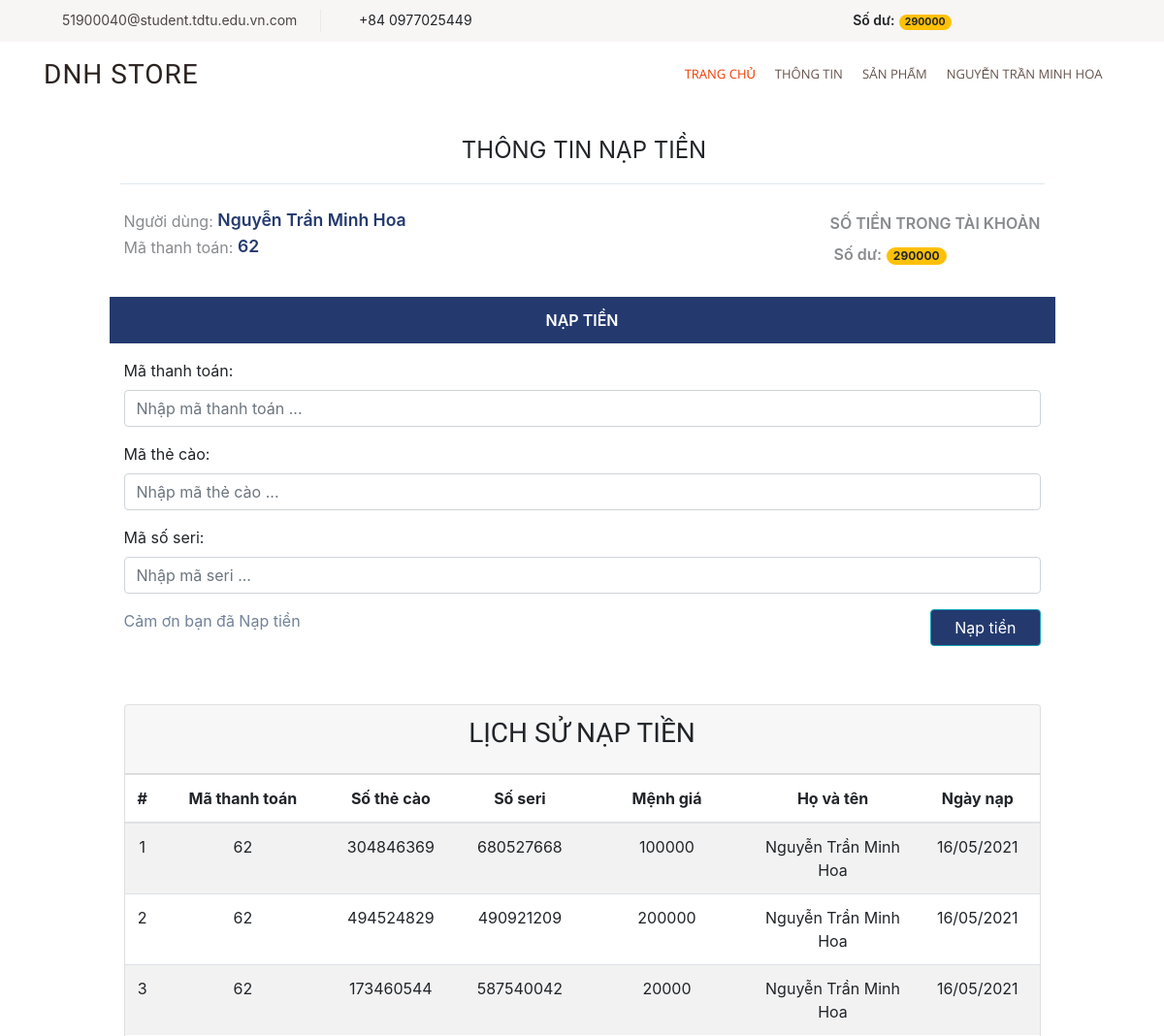
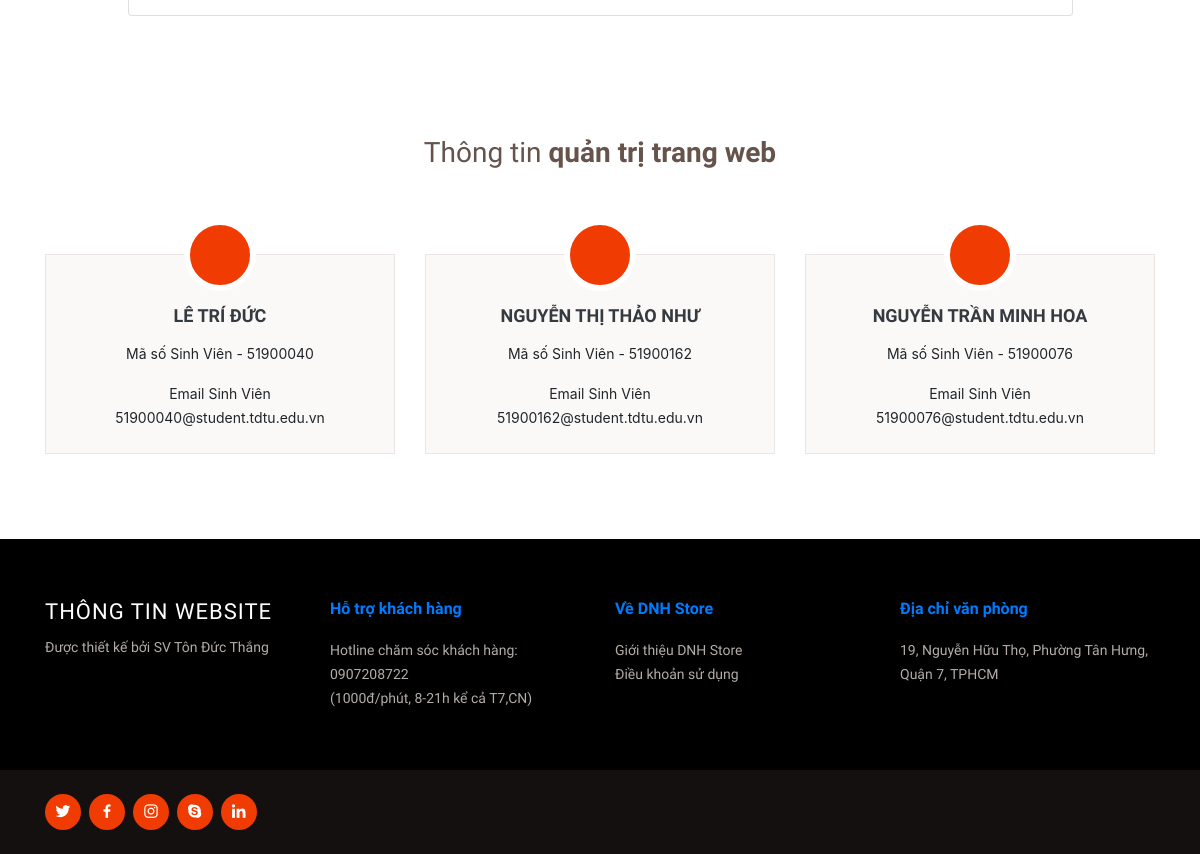
Screenshot of /scorecode/naptien.php (signed in) with the database file from the repository (2 pictures, top to bottom).
### tables this page shows
CREATE TABLE `mobilerecharge` (
  `id_mobilerecharge` int(255) NOT NULL,
  `id_cards` int(11) NOT NULL,
  `id_user` int(255) NOT NULL,
  `mobilerecharge` int(255) NOT NULL,
  `total` int(255) NOT NULL,
  `date` varchar(255) NOT NULL
);

CREATE TABLE `user` (
  `id_user` int(255) NOT NULL,
  `username` varchar(255) NOT NULL,
  `password` varchar(255) NOT NULL,
  `fullname` varchar(255) NOT NULL,
  `email` varchar(255) NOT NULL,
  `address` varchar(255) NOT NULL,
  `phone` varchar(255) NOT NULL,
  `img_avatar` varchar(255) NOT NULL,
  `level` int(1) NOT NULL,
  `status` int(1) NOT NULL
);

CREATE TABLE `cards` (
  `id_cards` int(11) NOT NULL,
  `id_card` int(10) NOT NULL,
  `id_seri` int(10) NOT NULL,
  `price` int(255) NOT NULL
);

### scorecode/naptien.php (the view, shortened to what this page needs)
<?php
include('config.php');
?>
<!DOCTYPE html>
<html lang="en">
<head>
    <link href="assets/vendor/bootstrap/css/bootstrap.min.css" rel="stylesheet">
    <link href="assets/vendor/icofont/icofont.min.css" rel="stylesheet">
    <link href="assets/vendor/boxicons/css/boxicons.min.css" rel="stylesheet">
    <link href="assets/vendor/animate.css/animate.min.css" rel="stylesheet">
    <link href="assets/vendor/venobox/venobox.css" rel="stylesheet">
    <link href="assets/vendor/owl.carousel/assets/owl.carousel.min.css" rel="stylesheet">
    <link href="assets/vendor/aos/aos.css" rel="stylesheet">
    <link rel="stylesheet" href="https://maxcdn.bootstrapcdn.com/bootstrap/4.5.2/css/bootstrap.min.css">
    <link href="assets/css/style.css" rel="stylesheet">
    <link href="http://netdna.bootstrapcdn.com/bootstrap/4.4.1/css/bootstrap.min.css" rel="stylesheet">
</head>
<body>
    <?php if (isset($_SESSION['user'])) {
        include_once('./header_user.php');
    }
    ?>
    <div class="container px-0">
        <div class="row mt-4">
            <div class="col-12 col-lg-10 offset-lg-1">
                <div class="row">
                    <div class="col-12">
                        <div class="text-center text-150">
                            <span class="text-default-d3">THÔNG TIN NẠP TIỀN</span>
                        </div>
                    </div>
                </div>
                <hr class="row brc-default-l1 mx-n1 mb-4" />
                <div class="row">
                    <div class="col-sm-6">
                        <div>
                            <span class="text-sm text-grey-m2 align-middle">Người dùng:</span>
                            <span class="text-600 text-110 text-blue align-middle"> <?php echo $row7['fullname']; ?></span>
                        </div>
                        <div>
                            <span class="text-sm text-grey-m2 align-middle">Mã thanh toán:</span>
                            <span class="text-600 text-110 text-blue align-middle"> <?php echo $row7['id_user']; ?></span>
                        </div>
                    </div>
                    <div class="text-95 col-sm-6 align-self-start d-sm-flex justify-content-end">
                        <div class="text-grey-m2">
                            <div class="mt-1 mb-2 text-secondary-m1 text-600 text-125" style="text-align: center;">
                                SỐ TIỀN TRONG TÀI KHOẢN
                            </div>
                            <div class="my-2"><i class="fa fa-circle text-blue-m2 text-xs mr-1"></i>
                                <span class="text-600 text-90">Số dư:</span> <span class="badge badge-warning badge-pill px-25">
                                    <?php
                                    $output_payuser = $row7['id_user'];
                                    $output_pay = "SELECT * FROM mobilerecharge WHERE id_user = '$output_payuser'";
                                    $output_pays = mysqli_query($mysqli, $output_pay);
                                    $output_payss = mysqli_fetch_assoc($output_pays);
                                    if ($output_payss <= 0) echo 0;
                                    else echo $output_payss['total'];
                                    ?>
                                </span>
                            </div>
                        </div>
                    </div>
                </div>
                <div class="mt-4">
                    <div class="row text-600 text-white bgc-default-tp1 py-25">
                        <div class="col" style="text-align: center;">NẠP TIỀN</div>
                    </div>
                    <div class="text-95 text-secondary-d3">
                        <div class="row mt-3">
                            <div class="col">
                                <form action="./checkpay.php" method="post">
                                    <div class="form-group">
                                        <label for="codepay">Mã thanh toán:</label>
                                        <input type="text" class="form-control" id="id_user" placeholder="Nhập mã thanh toán ..." name="id_user">
                                    </div>
                                    <div class="form-group">
                                        <label for="card">Mã thẻ cào:</label>
                                        <input type="text" class="form-control" id="id_card" placeholder="Nhập mã thẻ cào ..." name="id_card">
                                    </div>
                                    <div class="form-group">
                                        <label for="seri">Mã số seri:</label>
                                        <input type="text" class="form-control" id="id_seri" placeholder="Nhập mã seri ..." name="id_seri">
                                    </div>
                                    <div>
                                        <span class="text-secondary-d1 text-105">Cảm ơn bạn đã Nạp tiền</span>
                                        <button class="btn btn-info btn-bold px-4 float-right mt-3 mt-lg-0" name="checkpay">
                                            Nạp tiền
                                        </button>
                                    </div>
                                </form>
                            </div>
                        </div>
                    </div>
                </div>
                <section class="content">
                    <div class="card">
                        <div class="card-header">
                            <h3 class="card-title" style="text-align: center;">LỊCH SỬ NẠP TIỀN</h3>
                        </div>
                        <div class="card-body p-0">
                            <table class="table table-striped projects">
                                <thead>
                                    <tr>
                                        <th style="width: 1%" class="text-center">
                                            #
                                        </th>
                                        <th style="width: 15%" class="text-center">
                                            Mã thanh toán
                                        </th>
                                        <th style="width: 10%" class="text-center">
                                            Số thẻ cào
                                        </th>
                                        <th style="width: 10%" class="text-center">
                                            Số seri
                                        </th>
                                        <th style="width: 15%" class="text-center">
                                            Mệnh giá
                                        </th>
                                        <th style="width: 15%" class="text-center">
                                            Họ và tên
                                        </th>
                                        <th style="width: 10%" class="text-center">
                                            Ngày nạp
                                        </th>
                                    </tr>
                                </thead>
                                <tbody id="myTable">
                                    <?php
                                    $totalid_user = $row7['id_user'];
                                    $total1 = "SELECT * FROM mobilerecharge, user, cards
                                    WHERE user.id_user = '$totalid_user' AND mobilerecharge.id_cards = cards.id_cards";
                                    $total2 = mysqli_query($mysqli, $total1);
                                    $i = 1;
                                    while ($total3 = mysqli_fetch_assoc($total2)) { ?>
                                        <tr>
                                            <td class="project-state" style="text-align: center;"><?php echo $i++; ?></td>
                                            <td class="project-state" style="text-align: center;"><?php echo $row7['id_user']; ?></td>
                                            <td class="project-state" style="text-align: center;"><?php echo $total3['id_card']; ?></td>
                                            <td class="project-state" style="text-align: center;"><?php echo $total3['id_seri']; ?></td>
                                            <td class="project-state" style="text-align: center;"><?php echo $total3['mobilerecharge']; ?></td>
                                            <td class="project-state" style="text-align: center;"><?php echo $row7['fullname']; ?></td>
                                            <td class="project-state" style="text-align: center;"><?php echo $total3['date']; ?></td>
                                        </tr>
                                    <?php } ?>
                                </tbody>
                            </table>
                        </div>
                    </div>
                </section>
            </div>
        </div>
    </div>
    <?php include_once('footer_user.php') ?>
</body>
</html>

### scorecode/header_user.php (shortened to what this page needs)
<?php
include('config.php');
$user = $_SESSION['user'];
$sql7 = "SELECT * FROM user where username = '$user'";
$result7 = mysqli_query($mysqli, $sql7);
$row7 = mysqli_fetch_assoc($result7);
?>
<section id="topbar" class="d-none d-lg-block">
    <div class="container d-flex">
        <div class="contact-info mr-auto">
            <i class="icofont-envelope"></i><a href="#">51900040@student.tdtu.edu.vn.com</a>
            <i class="icofont-phone"></i> +84 0977025449
        </div>
        <div class="social-links">
            <span class="text-600 text-90">Số dư:</span>
            <span class="badge badge-warning badge-pill px-25">
                <?php
                $totalid_user = $row7['id_user'];
                $total1 = "SELECT * FROM mobilerecharge WHERE id_user = '$totalid_user'";
                $total2 = mysqli_query($mysqli, $total1);
                $total3 = mysqli_fetch_assoc($total2);
                if ($total3 <= 0) echo 0;
                else echo $total3['total'];
                ?>
            </span>
            <a href="#" class="twitter"><i class="icofont-twitter"></i></a>
            <a href="#" class="facebook"><i class="icofont-facebook"></i></a>
            <a href="#" class="instagram"><i class="icofont-instagram"></i></a>
            <a href="#" class="skype"><i class="icofont-skype"></i></a>
            <a href="#" class="linkedin"><i class="icofont-linkedin"></i></i></a>
        </div>
    </div>
</section>
<header id="header">
    <div class="container d-flex">
        <div class="logo mr-auto">
            <h1 class="text-light"><a href="#">DNH STORE</a></h1>
        </div>
        <nav class="nav-menu d-none d-lg-block">
            <ul>
                <li class="active"><a href="./user.php">Trang chủ</a></li>
                <li><a href="./info.php">Thông tin</a></li>
                <li><a href="./portfolio.php">Sản phẩm</a></li>
                <?php if ($_SESSION['user']) { ?>
                    <li class="drop-down">
                        <a href="./user.php?select=user" class="d-block"><?php echo $row7['fullname']; ?>
                        </a>
                    </li>
                <?php } ?>
            </ul>
        </nav>
    </div>
</header>

### scorecode/assets/css/style.css (style rules this page uses)
body { font-family: "Open Sans", sans-serif; color: #4d4643; }
a { color: #f03c02; }
h1, h2, h3, h4, h5, h6 { font-family: "Muli", sans-serif; }
#topbar { background: #f8f6f5; padding: 10px 0; font-size: 14px; }
#topbar .contact-info a { line-height: 1; color: #4d4643; transition: 0.3s; }
#topbar .contact-info i { color: #f03c02; padding: 4px; }
#topbar .contact-info .icofont-phone { padding-left: 20px; margin-left: 20px; border-left: 1px solid #e9e9e9; }
#topbar .social-links a { color: #836a61; padding: 4px 0 4px 20px; display: inline-block; line-height: 1px; transition: 0.3s; }
#header { height: 70px; transition: all 0.5s; z-index: 997; transition: all 0.5s; padding: 10px 0; background: #fff; }
#header .logo h1 { font-size: 28px; margin: 0; padding: 10px 0; line-height: 1; font-weight: 400; letter-spacing: 1px; text-transform: uppercase; }
#header .logo h1 a, #header .logo h1 a:hover { color: #2b2320; text-decoration: none; }
.nav-menu, .nav-menu * { margin: 0; padding: 0; list-style: none; }
.nav-menu>ul>li { position: relative; white-space: nowrap; float: left; }
.nav-menu>ul>li+li { padding-left: 20px; }
.nav-menu a { display: block; position: relative; color: #65534c; padding: 14px 0 15px 0; transition: 0.3s; font-size: 13px; font-family: "Open Sans", sans-serif; text-transform: uppercase; }
.nav-menu a:hover, .nav-menu .active>a, .nav-menu li:hover>a { color: #f03c02; text-decoration: none; }
.nav-menu .drop-down>a:after { content: "\ea99"; font-family: IcoFont; padding-left: 5px; }
.mobile-nav { position: fixed; top: 55px; right: 15px; bottom: 15px; left: 15px; z-index: 9999; overflow-y: auto; background: #fff; transition: ease-in-out 0.2s; opacity: 0; visibility: hidden; border-radius: 10px; padding: 10px 0; }
.mobile-nav * { margin: 0; padding: 0; list-style: none; }
.mobile-nav a { display: block; position: relative; color: #2b2320; padding: 10px 20px; font-weight: 500; outline: none; text-transform: uppercase; font-size: 14px; }
.mobile-nav a:hover, .mobile-nav .active>a, .mobile-nav li:hover>a { color: #f03c02; text-decoration: none; }
.mobile-nav .drop-down>a:after { content: "\ea99"; font-family: IcoFont; padding-left: 10px; position: absolute; right: 15px; }
.mobile-nav .drop-down>a { padding-right: 35px; }
section { padding: 60px 0; overflow: hidden; }

### scorecode/naptien.php (style rules this page uses)
.text-secondary-d1 { color: #728299 !important; }
.brc-default-l1 { border-color: #dce9f0 !important; }
.ml-n1, .mx-n1 { margin-left: -.25rem !important; }
.mr-n1, .mx-n1 { margin-right: -.25rem !important; }
.mb-4, .my-4 { margin-bottom: 1.5rem !important; }
hr { margin-top: 1rem; margin-bottom: 1rem; border: 0; border-top: 1px solid rgba(0, 0, 0, .1); }
.text-grey-m2 { color: #888a8d !important; }
.font-bolder, .text-600 { font-weight: 600 !important; }
.text-110 { font-size: 110% !important; }
.text-blue { color: #243a6f !important; }
.pb-25, .py-25 { padding-bottom: .75rem !important; }
.pt-25, .py-25 { padding-top: .75rem !important; }
.bgc-default-tp1 { background-color: #243a6f !important; }
.text-150 { font-size: 150% !important; }
.btn-info { background-color: #243a6f; }

### rows the page displays
mobilerecharge: total "290000", id_user.id_user "62", id_cards.id_card "304846369", id_cards.id_seri "680527668", mobilerecharge "100000", id_user.fullname "Nguyễn Trần Minh Hoa", date "16/05/2021"
user: fullname "NGUYỄN TRẦN MINH HOA", fullname "Nguyễn Trần Minh Hoa", id_user "62"
mobilerecharge: id_user.id_user "62", id_cards.id_card "494524829", id_cards.id_seri "490921209", mobilerecharge "200000", id_user.fullname "Nguyễn Trần Minh Hoa", date "16/05/2021"
mobilerecharge: id_user.id_user "62", id_cards.id_card "173460544", id_cards.id_seri "587540042", mobilerecharge "20000", id_user.fullname "Nguyễn Trần Minh Hoa", date "16/05/2021"
